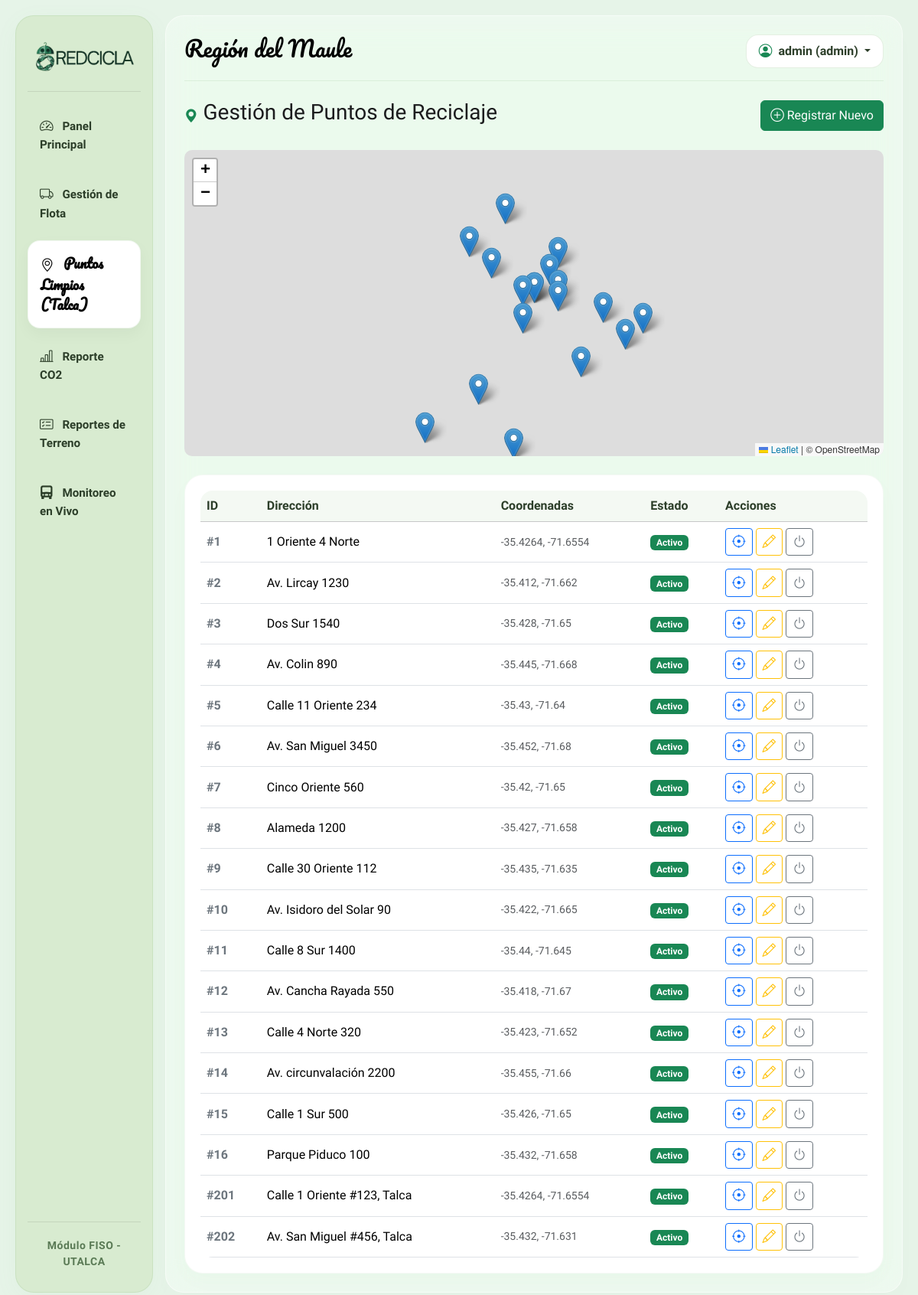
The page /puntos (signed in) on the database its author committed.
### tables this page shows
CREATE TABLE puntos_reciclaje (
        id INTEGER PRIMARY KEY AUTOINCREMENT, ruta_id INTEGER, zona_id INTEGER, direccion TEXT,
        latitud REAL, longitud REAL, intervalo_recoleccion INTEGER, fecha_ultima_recoleccion TEXT, estado INTEGER DEFAULT 1, capacidad REAL DEFAULT 0.0,
        FOREIGN KEY(ruta_id) REFERENCES rutas(id), FOREIGN KEY(zona_id) REFERENCES zonas(id));

### main.py (the view)
@app.route('/puntos')
def puntos_limpios():
    if 'usuario_nombre' not in session:
        return redirect(url_for('login'))
    conexion = sqlite3.connect(DB_PATH)
    cursor = conexion.cursor()
    cursor.execute("UPDATE puntos_reciclaje SET latitud = -35.4264, longitud = -71.6554 WHERE id = 101 AND latitud IS NULL") # Talca
    cursor.execute("UPDATE puntos_reciclaje SET latitud = -35.5333, longitud = -71.4833 WHERE id = 105 AND latitud IS NULL") # San Clemente
    conexion.commit()
    cursor.execute("SELECT id, direccion, latitud, longitud, estado FROM puntos_reciclaje ORDER BY id")
    lista_puntos = cursor.fetchall()
    conexion.close()
    return render_template('puntos.html', puntos=lista_puntos)

### templates/puntos.html (shortened to what this page needs)
{% extends 'base.html' %}
{% block content %}
<link rel="stylesheet" href="https://unpkg.com/leaflet@1.9.4/dist/leaflet.css" />
<div class="d-flex justify-content-between align-items-center mb-4">
    <h3><i class="bi bi-geo-alt-fill text-success"></i> Gestión de Puntos de Reciclaje</h3>
    <button class="btn btn-success" data-bs-toggle="modal" data-bs-target="#modalNuevoPunto">
        <i class="bi bi-plus-circle"></i> Registrar Nuevo
    </button>
</div>
<div class="row mb-4">
    <div class="col-12"><div id="mapa" style="height: 400px; width: 100%; border-radius: 10px;"></div></div>
</div>
<div class="card border-0 shadow-sm">
    <div class="table-responsive">
        <table class="table table-hover align-middle mb-0">
            <thead class="table-light">
                <tr>
                    <th>ID</th>
                    <th>Dirección</th>
                    <th>Coordenadas</th>
                    <th>Estado</th>
                    <th>Acciones</th>
                </tr>
            </thead>
            <tbody>
                {% for p in puntos %}
                <tr>
                    <td class="fw-bold text-secondary">#{{ p[0] }}</td>
                    <td>{{ p[1] }}</td>
                    <td class="small text-muted">{{ p[2] }}, {{ p[3] }}</td>
                    <td>
                        {% if p[4] == 1 %} <span class="badge bg-success">Activo</span>
                        {% else %} <span class="badge bg-danger">Inactivo</span> {% endif %}
                    </td>
                    <td>
                        <button class="btn btn-sm btn-outline-primary" onclick="centrarMapa({{ p[2] }}, {{ p[3] }})"><i class="bi bi-crosshair"></i></button>
                        <button class="btn btn-sm btn-outline-warning" data-bs-toggle="modal" data-bs-target="#modalEditarPunto{{ p[0] }}"><i class="bi bi-pencil"></i></button>
                        <form action="/puntos/estado/{{ p[0] }}" method="POST" style="display:inline;">
                            <button type="submit" class="btn btn-sm btn-outline-secondary">
                                <i class="bi bi-power"></i>
                            </button>
                        </form>
                    </td>
                </tr>
                {% endfor %}
            </tbody>
        </table>
    </div>
</div>
{% endblock %}

### templates/base.html (style rules this page uses)
:root { --color-bg-light: #e6f4e8; --color-sidebar-combine: #d8ebd0; --color-primary-green: #79AE6F; --color-bubble-bg: #ffffff; --color-dark: #000000; --color-red: #b21c19; --ios-bubble-radius: 24px; --ios-pill-radius: 16px; }
body { font-family: 'Quicksand', sans-serif; background-color: var(--color-bg-light); min-height: 100vh; color: #1c1c1e; overflow-x: hidden; }
.card, .bg-white { background-color: var(--color-bubble-bg) !important; border-radius: var(--ios-bubble-radius) !important; border: 1px solid rgba(121, 174, 111, 0.08) !important; box-shadow: 0 10px 30px rgba(0, 0, 0, 0.02) !important; padding: 20px; animation: fadeInUp 0.4s cubic-bezier(0.16, 1, 0.3, 1) both; }
.bi { font-size: 1.1rem; vertical-align: -1px; }
.table-responsive { border-radius: var(--ios-pill-radius); overflow: hidden; }
.table { margin-bottom: 0; --bs-table-bg: var(--color-bubble-bg) !important; }
.table-light { --bs-table-bg: #f4f9f3 !important; --bs-table-color: #2c3e29 !important; }

### rows shown on the page
puntos_reciclaje: id "1", direccion "1 Oriente 4 Norte", latitud "-35.4264", longitud "-71.6554", estado "Activo"
puntos_reciclaje: id "2", direccion "Av. Lircay 1230", latitud "-35.412", longitud "-71.662", estado "Activo"
puntos_reciclaje: id "3", direccion "Dos Sur 1540", latitud "-35.428", longitud "-71.65", estado "Activo"
puntos_reciclaje: id "4", direccion "Av. Colin 890", latitud "-35.445", longitud "-71.668", estado "Activo"
puntos_reciclaje: id "5", direccion "Calle 11 Oriente 234", latitud "-35.43", longitud "-71.64", estado "Activo"
puntos_reciclaje: id "6", direccion "Av. San Miguel 3450", latitud "-35.452", longitud "-71.68", estado "Activo"
puntos_reciclaje: id "7", direccion "Cinco Oriente 560", latitud "-35.42", longitud "-71.65", estado "Activo"
puntos_reciclaje: id "8", direccion "Alameda 1200", latitud "-35.427", longitud "-71.658", estado "Activo"
puntos_reciclaje: id "9", direccion "Calle 30 Oriente 112", latitud "-35.435", longitud "-71.635", estado "Activo"
puntos_reciclaje: id "10", direccion "Av. Isidoro del Solar 90", latitud "-35.422", longitud "-71.665", estado "Activo"
puntos_reciclaje: id "11", direccion "Calle 8 Sur 1400", latitud "-35.44", longitud "-71.645", estado "Activo"
puntos_reciclaje: id "12", direccion "Av. Cancha Rayada 550", latitud "-35.418", longitud "-71.67", estado "Activo"
puntos_reciclaje: id "13", direccion "Calle 4 Norte 320", latitud "-35.423", longitud "-71.652", estado "Activo"
puntos_reciclaje: id "14", direccion "Av. circunvalación 2200", latitud "-35.455", longitud "-71.66", estado "Activo"
puntos_reciclaje: id "15", direccion "Calle 1 Sur 500", latitud "-35.426", longitud "-71.65", estado "Activo"
puntos_reciclaje: id "16", direccion "Parque Piduco 100", latitud "-35.432", longitud "-71.658", estado "Activo"
puntos_reciclaje: id "201", direccion "Calle 1 Oriente #123, Talca", latitud "-35.4264", longitud "-71.6554", estado "Activo"
puntos_reciclaje: id "202", direccion "Av. San Miguel #456, Talca", latitud "-35.432", longitud "-71.631", estado "Activo"

### other values the page prints
{{ session.get('usuario_nombre') }} "admin"
{{ session.get('usuario_rol') }} "admin"
